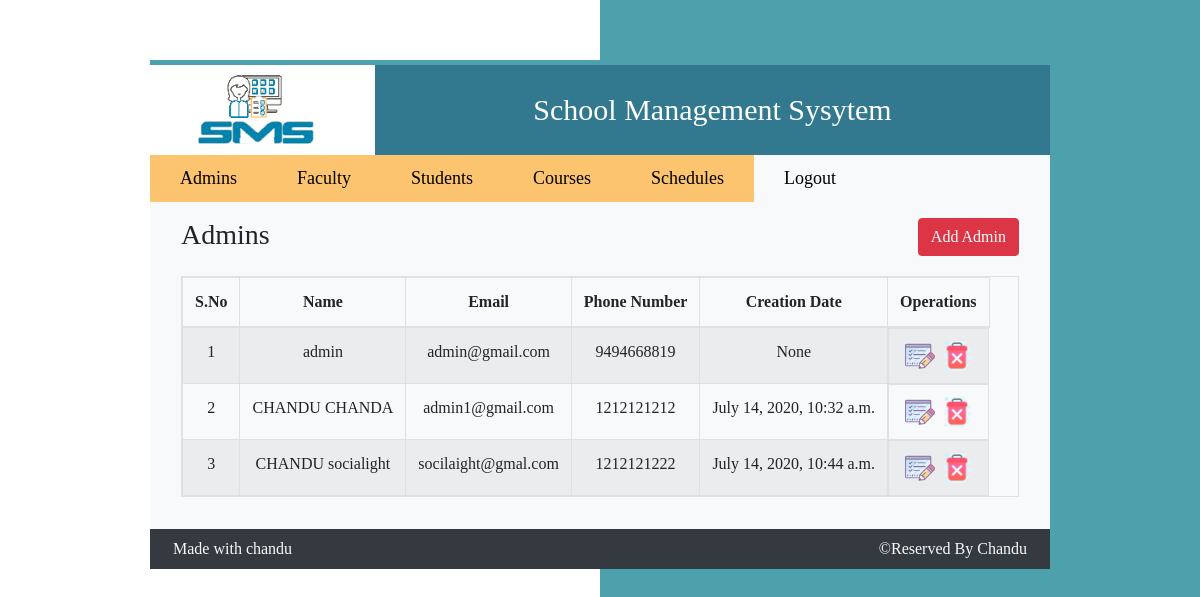
/admins/ (signed in), run on the app's committed database.
### admin/models.py (models this page shows)
class AdminTable(models.Model):
    name=models.CharField(max_length=50)
    email=models.EmailField(unique=True,error_messages={"unique":"Email ID is Already Exists",})
    password=models.CharField(max_length=150)
    contact_no=models.IntegerField(unique=True,error_messages={"unique":"Phone Number is Already Exists",})
    creation_date=models.DateTimeField(auto_now=True)

### admin/views.py (the view)
# urls.py: path('admins/', views.showadmins, name="admins"),
def showadmins(request):
    if(checksession(request)):
        adminsdata=AdminTable.objects.all()
        dataform=adminform()
        context={'data':adminsdata,'form':dataform}
        return render(request,"admin/admins.html",context)
    else:
        return redirect('login')

### admin/views.py (called while the page is built)
def checksession(request):
    try:
        request.session.exists('adminuser')
        mailid=request.session.get('adminuser')
        frm=AdminTable.objects.get(email=mailid)
        if(frm):
            return request.session.get('adminuser')
        return  False
    except Exception as e:
        return False

### templates/admin/admins.html (shortened to what this page needs)
{% extends "common.html" %}
{%  load static %}
{% block pages %}
    {% include "admin/adminmenu.html" %}
    <div class="row  bg-light p-3">
    <div class="col-md-4">
        <h3>Admins</h3>
    </div>
    <div class="col-md-8 text-right">
    <button class="btn btn-danger " data-toggle="modal" data-target="#adminadd">Add Admin</button>
    </div>
    <div class="col-12 mt-3">
    <table class="table text-center justify-content-center table-striped table-responsive table-bordered" align="center">
    <thead>
    <th>S.No</th>
    <th>Name</th>
    <th>Email</th>
    <th>Phone Number</th>
    <th>Creation Date</th>
    <th>Operations</th>
    </thead>
    <tbody>
    {% for x in data %}
        <td>{{ forloop.counter }}</td>
        <td>{{ x.name }}</td>
        <td>{{ x.email }}</td>
        <td>{{ x.contact_no }}</td>
        <td>{{ x.creation_date }}</td>
        <td class="d-flex justify-content-center">
        <a href="#" class="w-50"><img src="{% static "images/edit.png" %}" width="30" ></a>
        <a href="#" class="w-50"><img src="{% static "images/delete.png" %}"  width="30"></a>
        </td>
    {% endfor %}
    </tbody>
    </table>
    </div>
    </div>
{% endblock %}

### templates/common.html (shortened to what this page needs)
{% load static  %}
<!DOCTYPE html>
<html lang="en">
<head>
    <link href="{% static 'css/bootstrap.min.css' %}" rel="stylesheet">
    <link href="{% static 'css/style.css' %}" rel="stylesheet">
</head>
<body >
<div class="container content_wrapper " >
    <div class="row">
    <div class="col-md-3 col-sm-3 col-12 logo-sec m-auto text-center">
          <a class="navbar-brand" href="{% url "index" %}"><img class="main-logo img-fluid" src="{% static "images/logo.png" %}" alt="school Management System" class="img-fluid"></a>
    </div>
        <div class="col-md-9 col-sm-9 col-12 navheader d-flex justify-content-center">
            <h2 class="m-auto"> School Management Sysytem</h2>
        </div>
    </div>
    {% block pages %}
    {% endblock %}
    <footer class="bg-dark row p-2">
        <div class="col-sm-6">
            <p class="text-light mb-0">Made with chandu</p>
        </div>
        <div class="col-sm-6">
            <p class="text-light text-right mb-0">&copy;Reserved By Chandu</p>
        </div>
    </footer>
</div>
</body>
</html>

### templates/admin/adminmenu.html (shortened to what this page needs)
<div class="row">
<div class="col-12 p-0">
            <nav class="navbar navbar-expand-lg navbar-light bg-light w-100 p-0">
  <div class="collapse navbar-collapse" id="navbarNavAltMarkup">
    <div class="navbar-nav">
       <a class="nav-item  menu-item" href="{% url 'admins' %}">Admins</a>
      <a class="nav-item  menu-item" href="#">Faculty</a>
      <a class="nav-item  menu-item" href="#">Students</a>
      <a class="nav-item  menu-item" href="{% url 'courses' %}">Courses</a>
        <a class="nav-item  menu-item" href="{% url 'classes' %}">Schedules</a>
     <a class="nav-item  menu-item bg-light " href="{% url "logout" %}">Logout</a>
    </div>
  </div>
</nav>
        </div>
    </div>

### admin/static/css/style.css (style rules this page uses)
body { font-family:Aharoni; padding: 10px; background: #4ca1ac; overflow-x:hidden; }
body:before { content: ""; position: absolute; top:0; left: 0; z-index:-1; background: #fff; height: 100%; width: 50%; }
.content_wrapper { position:relative; top:50px; border-top: 5px solid #4ca1ac; max-width: 900px !important; }
.logo-sec { background: #fff; }
.navheader h2 { font-size: 30px; }
.navheader { background: #327990; padding: 10px; color: #fff; font-weight: bold; font-family:Castellar; }
a.menu-item { background: #fdc46f; color: #000000; text-align: center; text-decoration: none; font-size: 18px; font-family:"Arial Black"; padding: 10px 30px; }

### data on the page
AdminTable: name "admin", email "admin@gmail.com", contact_no "9494668819", creation_date "None"
AdminTable: name "CHANDU CHANDA", email "admin1@gmail.com", contact_no "1212121212", creation_date "July 14, 2020, 10:32 a.m."
AdminTable: name "CHANDU socialight", email "socilaight@gmal.com", contact_no "1212121222", creation_date "July 14, 2020, 10:44 a.m."
